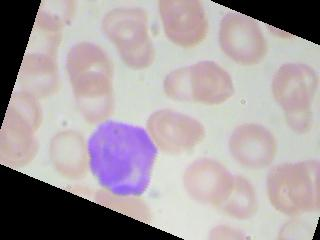
#> input picture imagenes/LYMPHOCYTE/Lymphocyte_1013.jpg, 320 x 240 px, given in place of Lymphocyte_1013.jpg_0.jpg, which was not available
$ python preparar_imagenes.py
#> lines starting #> are read from the running program, lines starting #| are printed output that depends on the picture; pictures that were not available may be replaced by others from this repository, and a replacement may not be noted
import os
import shutil

nombre_imagen = input("<ingrese el nombre de las imagenes sin su extension>")
#> the answer given: imagenes/LYMPHOCYTE/Lymphocyte_1013.jpg
# Ruta de la carpeta que contiene las imágenes
ruta_carpeta = input(f"<Ingrese la direccion de la carpeta de imagenes>")
#> the answer given: imagenes/LYMPHOCYTE

imagenes = []

def contar_imagenes_en_carpeta(ruta_carpeta):
    # Obtener la lista de archivos en la carpeta
    archivos = os.listdir(ruta_carpeta)

    # Filtrar solo los archivos que tienen extensiones de imagen (puedes agregar más extensiones según tus necesidades)
    imagenes = [archivo for archivo in archivos if archivo.lower().endswith(('.png', '.jpg', '.jpeg', '.gif', '.bmp'))]

    # Contar y devolver el número de imágenes
    return len(imagenes)

# Contar el número de imágenes en la carpeta
numero_de_imagenes = contar_imagenes_en_carpeta(ruta_carpeta)
print(f"Número total de imágenes en la carpeta: {numero_de_imagenes}")

# Crear una lista de nombres para las imágenes
lista_nombres = []
for i in range(numero_de_imagenes):
    extension = ".jpg"
    nombre = f"{nombre_imagen}_{i}{extension}"
    lista_nombres.append(nombre)

# Renombrar las imágenes en la carpeta
for i, nombre in enumerate(os.listdir(ruta_carpeta)):
    ruta_antigua = os.path.join(ruta_carpeta, nombre)
    ruta_nueva = os.path.join(ruta_carpeta, lista_nombres[i])
    os.rename(ruta_antigua, ruta_nueva)
    print(f"Imagen renombrada: {nombre} -> {lista_nombres[i]}")
#> pass 2 of the loop `for i, nombre in enumerate(os.listdir(ruta_carpeta)):`:

import cv2
import numpy as np


imags_tratadas = []
print("|ATENCIÓN|Están por ser tratadas las imagenes se creara una copia y una nueva carpeta para guardarlas|ATENCIÓN|")
nombre_carpeta_imgs_tratadas = input("<Ingrese el nombre que llevara la carpeta>")
#> the answer given: imagenes/LYMPHOCYTE
# Nueva carpeta para las imágenes redimensionadas
carpeta_imagenes_tratadas = os.path.join("./imagenes", nombre_carpeta_imgs_tratadas)
# Crear la carpeta si no existe
if not os.path.exists(carpeta_imagenes_tratadas):
    os.makedirs(carpeta_imagenes_tratadas)

for i in range(numero_de_imagenes):
    ruta_img = ruta_carpeta + "/" + lista_nombres[i]
    print(ruta_img)
    # Cargar la imagen en escala de grises directamente
    img = cv2.imread(ruta_img, cv2.IMREAD_GRAYSCALE)
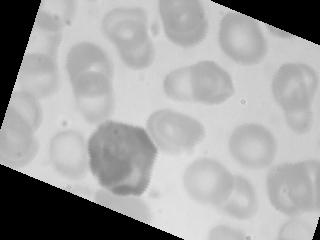
#> img: shape (240, 320); min 0, max 252, mean 163.3
    # Redimensionar la imagen a las dimensiones deseadas (28x28)
    img_tratada = cv2.resize(img, (28, 28))
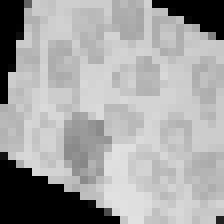
#> img_tratada: shape (28, 28) (shown 8 times larger); min 0, max 225, mean 163.4
    # Añadir una dimensión para que coincida con el formato de entrada del modelo (28, 28, 1)
    img_final = np.expand_dims(img_tratada, axis=-1)

    # Crear el nombre del archivo para la imagen tratada
    nombre_tratado = f"{nombre_imagen}_{i}_tratada.jpg"
    # Combinar la carpeta de imágenes tratadas con el nombre del archivo
    ruta_imagen_tratada = os.path.join(carpeta_imagenes_tratadas, nombre_tratado)
    cv2.imwrite(ruta_imagen_tratada, img_final)
    imags_tratadas.append(img_final)
#> pass 2 of the loop `for i in range(numero_de_imagenes):`:
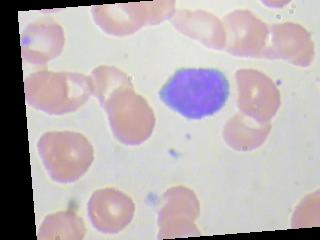
#> input picture imagenes/LYMPHOCYTE/Lymphocyte_1031.jpg, 320 x 240 px, given in place of Lymphocyte_1013.jpg_1.jpg, which was not available
#> `img = cv2.imread(ruta_img, cv2.IMREAD_GRAYSCALE)`:
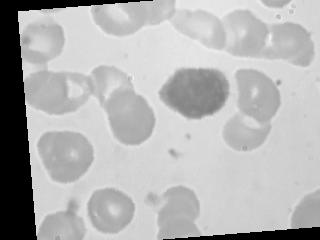
#> img: shape (240, 320); min 0, max 247, mean 179.1
#> `img_tratada = cv2.resize(img, (28, 28))`:
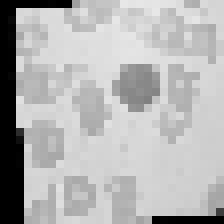
#> img_tratada: shape (28, 28) (shown 8 times larger); min 0, max 231, mean 179
